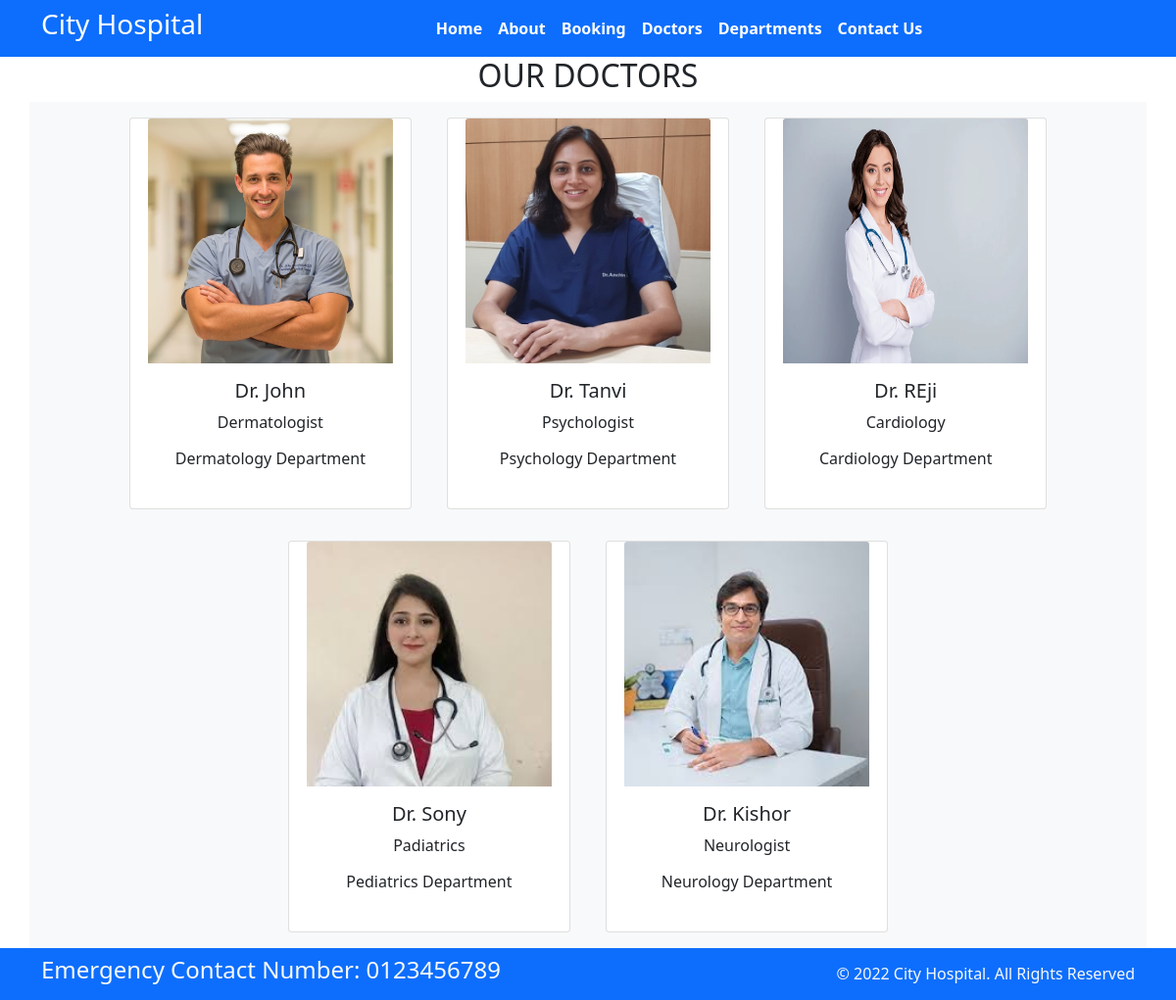
The app's page /doctors/ with its own data.
### home/models.py (models this page shows, shortened)
class Doctors(models.Model):
    dr_name=models.CharField(max_length=200)
    dr_spec=models.CharField(max_length=200)
    dep_name=models.ForeignKey(Department,on_delete=models.CASCADE)
    dr_image=models.ImageField(upload_to='doctors')

class Department(models.Model):
    dep_name=models.CharField(max_length=200)
    dep_description=models.TextField()
    def __str__(self):
        return self.dep_name

### home/views.py (the view)
# urls.py: path('doctors/', views.doctors, name="doctors"),
def doctors(request):
    dict_docs={
        'doctors':Doctors.objects.all()
    }
    return render(request,"doctors.html",dict_docs)

### templates/doctors.html (shortened to what this page needs)
{% extends 'base.html' %}
{% block content %}
<h2 class="text-center">OUR DOCTORS</h2>
<div class="container text-center bg-light">
    {% for d in doctors %}
    <div class="card text-center mx-3 my-3" style="width: 18rem;height: 25rem; display:inline-block">
  <img style="width:250px;height:250px;" src="{{d.dr_image.url}}" class="card-img-top " alt="...">
  <div class="card-body">
    <h5 class="card-title">Dr. {{d.dr_name}}</h5>
    <p class="card-text">{{d.dr_spec}}</p>
      <h6>{{d.dep_name}} Department</h6>
  </div>
</div>
{% endfor %}
</div>
{% endblock %}

### templates/base.html (shortened to what this page needs)
{% load static %}
<!DOCTYPE html>
<html>
  <head>
    <link rel="stylesheet"
      href=" https://cdn.jsdelivr.net/npm/bootstrap@5.1.3/dist/css/bootstrap.min.css ">
    <link rel="stylesheet"
      href="https://use.fontawesome.com/releases/v5.2.0/css/all.css">
      <link rel="stylesheet"
      href="{% static  '/css/style.css' %}">
  </head>
  <body>
    <nav class="navbar bg-primary navbar-expand-md ">
      <div class="container">
        <div class="col-2 text-left pl-md-0">
          <h3 class="text-white"> City Hospital </h3>
        </div>
        <div
          class="collapse navbar-collapse justify-content-center col-md-8 navbar-collapse-3">
          <ul class="navbar-nav justify-content-center  fw-bold">
            <li class="nav-item active">
              <a class="nav-link text-white" href="{% url 'index' %}">Home </a>
            </li>
            <li class="nav-item">
              <a class="nav-link text-white" href="{% url 'about' %}">About</a>
            </li>
            <li class="nav-item">
              <a class="nav-link text-white" href="{% url 'booking' %}">Booking</a>
            </li>
            <li class="nav-item">
              <a class="nav-link text-white" href="{% url 'doctors' %}">Doctors</a>
            </li>
			 <li class="nav-item">
              <a class="nav-link text-white" href="{% url 'department' %}">Departments</a>
            </li>
            <li class="nav-item">
              <a class="nav-link text-white" href="{% url 'contact' %}">Contact Us</a>
            </li>
          </ul>
        </div>
      </div>
    </nav>
{% block content %}
{% endblock %}
    <section class="">
      <footer class="pt-2 pb-2  bg-primary text-light">
        <div class="container">
          <div class="row align-items-center">
            <div class="col-12 col-md-8">
              <h4>Emergency Contact Number: 0123456789</h4>
            </div>
            <div class="col-12 col-md-4 mt-4 mt-md-0 text-center text-md-end">
              © 2022 City Hospital. All Rights Reserved
            </div>
          </div>
        </div>
      </footer>
    </section>
  </body>
</html>
</html>

### records on screen
Doctors: dr_image (picture), dr_name "John", dr_spec "Dermatologist", dep_name "Dermatology"
Doctors: dr_image (picture), dr_name "Tanvi", dr_spec "Psychologist", dep_name "Psychology"
Doctors: dr_image (picture), dr_name "REji", dr_spec "Cardiology", dep_name "Cardiology"
Doctors: dr_image (picture), dr_name "Sony", dr_spec "Padiatrics", dep_name "Pediatrics"
Doctors: dr_image (picture), dr_name "Kishor", dr_spec "Neurologist", dep_name "Neurology"
